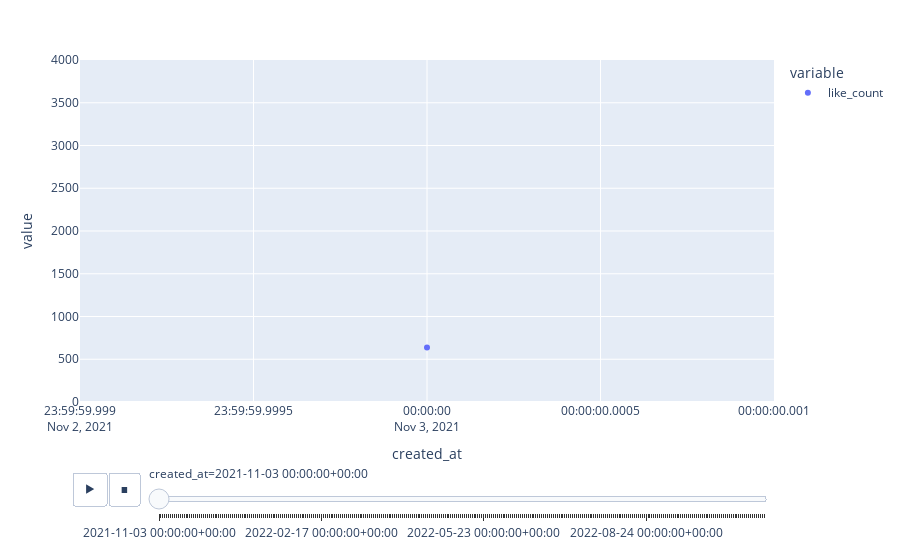

Notebook cell for this chart:
### Code cell
px.scatter(to_plot, x= 'created_at', y = ['retweet_count','like_count'],animation_frame='created_at',range_y = [0,4000])
